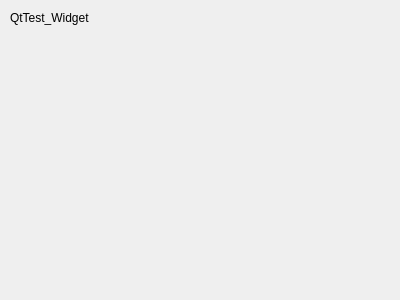
<?xml version="1.0" encoding="UTF-8"?>
<ui version="4.0">
 <class>Form</class>
 <widget class="QWidget" name="Form">
  <property name="geometry">
   <rect>
    <x>0</x>
    <y>0</y>
    <width>400</width>
    <height>300</height>
   </rect>
  </property>
  <property name="windowTitle">
   <string>Form</string>
  </property>
  <widget class="QLabel" name="label">
   <property name="geometry">
    <rect>
     <x>10</x>
     <y>10</y>
     <width>381</width>
     <height>16</height>
    </rect>
   </property>
   <property name="text">
    <string>QtTest_Widget</string>
   </property>
  </widget>
 </widget>
 <resources/>
 <connections/>
</ui>
